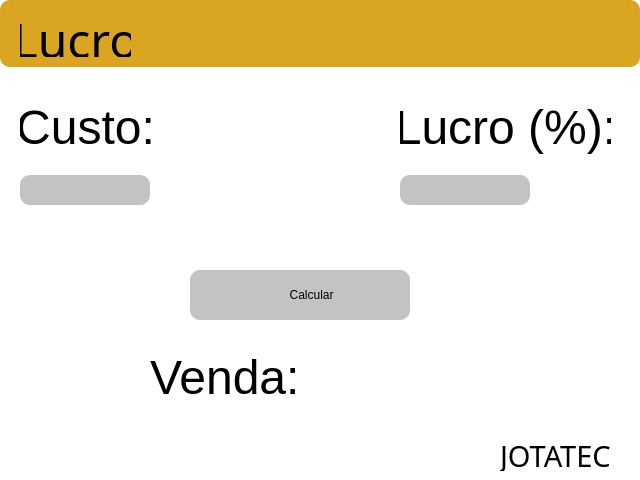
<?xml version="1.0" encoding="UTF-8"?>
<ui version="4.0">
 <class>Gain</class>
 <widget class="QWidget" name="Gain">
  <property name="geometry">
   <rect>
    <x>0</x>
    <y>0</y>
    <width>640</width>
    <height>480</height>
   </rect>
  </property>
  <property name="minimumSize">
   <size>
    <width>640</width>
    <height>480</height>
   </size>
  </property>
  <property name="maximumSize">
   <size>
    <width>640</width>
    <height>480</height>
   </size>
  </property>
  <property name="windowTitle">
   <string>Form</string>
  </property>
  <property name="windowIcon">
   <iconset resource="file_rc.qrc">
    <normaloff>:/newPrefix/img/Logo.png</normaloff>:/newPrefix/img/Logo.png</iconset>
  </property>
  <property name="styleSheet">
   <string notr="true">background-color: rgb(255, 255, 255);
border-radius: 10px;</string>
  </property>
  <widget class="QFrame" name="cabecalho">
   <property name="geometry">
    <rect>
     <x>0</x>
     <y>0</y>
     <width>640</width>
     <height>67</height>
    </rect>
   </property>
   <property name="styleSheet">
    <string notr="true">background-color: rgb(218, 165, 32);</string>
   </property>
   <property name="frameShape">
    <enum>QFrame::StyledPanel</enum>
   </property>
   <property name="frameShadow">
    <enum>QFrame::Raised</enum>
   </property>
   <widget class="QLabel" name="Nome">
    <property name="geometry">
     <rect>
      <x>20</x>
      <y>6</y>
      <width>111</width>
      <height>51</height>
     </rect>
    </property>
    <property name="font">
     <font>
      <family>Beyond The Mountains</family>
      <pointsize>36</pointsize>
     </font>
    </property>
    <property name="text">
     <string>Lucro</string>
    </property>
    <property name="alignment">
     <set>Qt::AlignHCenter|Qt::AlignTop</set>
    </property>
   </widget>
  </widget>
  <widget class="QLabel" name="Custo">
   <property name="geometry">
    <rect>
     <x>20</x>
     <y>100</y>
     <width>131</width>
     <height>61</height>
    </rect>
   </property>
   <property name="font">
    <font>
     <family>Segoe UI</family>
     <pointsize>36</pointsize>
    </font>
   </property>
   <property name="text">
    <string>Custo:</string>
   </property>
   <property name="alignment">
    <set>Qt::AlignHCenter|Qt::AlignTop</set>
   </property>
  </widget>
  <widget class="QLabel" name="Lucro">
   <property name="geometry">
    <rect>
     <x>400</x>
     <y>100</y>
     <width>211</width>
     <height>61</height>
    </rect>
   </property>
   <property name="font">
    <font>
     <family>Segoe UI</family>
     <pointsize>36</pointsize>
    </font>
   </property>
   <property name="text">
    <string>Lucro (%):</string>
   </property>
   <property name="alignment">
    <set>Qt::AlignHCenter|Qt::AlignTop</set>
   </property>
  </widget>
  <widget class="QLabel" name="Venda">
   <property name="geometry">
    <rect>
     <x>150</x>
     <y>350</y>
     <width>290</width>
     <height>60</height>
    </rect>
   </property>
   <property name="font">
    <font>
     <family>Segoe UI</family>
     <pointsize>36</pointsize>
    </font>
   </property>
   <property name="layoutDirection">
    <enum>Qt::LeftToRight</enum>
   </property>
   <property name="text">
    <string>Venda:</string>
   </property>
   <property name="alignment">
    <set>Qt::AlignLeading|Qt::AlignLeft|Qt::AlignTop</set>
   </property>
  </widget>
  <widget class="QLabel" name="Marca">
   <property name="geometry">
    <rect>
     <x>500</x>
     <y>440</y>
     <width>141</width>
     <height>31</height>
    </rect>
   </property>
   <property name="font">
    <font>
     <family>Arenq</family>
     <pointsize>22</pointsize>
    </font>
   </property>
   <property name="text">
    <string>JOTATEC</string>
   </property>
  </widget>
  <widget class="QPushButton" name="CalcBTN">
   <property name="geometry">
    <rect>
     <x>190</x>
     <y>270</y>
     <width>220</width>
     <height>50</height>
    </rect>
   </property>
   <property name="layoutDirection">
    <enum>Qt::RightToLeft</enum>
   </property>
   <property name="styleSheet">
    <string notr="true">background-color: rgb(195, 195, 195);
border-color: rgb(0, 0, 0);
font: 14pt &quot;Arial&quot;;
</string>
   </property>
   <property name="text">
    <string>       Calcular</string>
   </property>
   <property name="icon">
    <iconset resource="file_rc.qrc">
     <normaloff>:/newPrefix/img/porcentagem.png</normaloff>:/newPrefix/img/porcentagem.png</iconset>
   </property>
   <property name="iconSize">
    <size>
     <width>40</width>
     <height>40</height>
    </size>
   </property>
  </widget>
  <widget class="QTextEdit" name="custinho">
   <property name="geometry">
    <rect>
     <x>20</x>
     <y>175</y>
     <width>130</width>
     <height>30</height>
    </rect>
   </property>
   <property name="styleSheet">
    <string notr="true">background-color: rgb(195, 195, 195);
border-style: none;
border-radius: 10px;</string>
   </property>
   <property name="midLineWidth">
    <number>0</number>
   </property>
   <property name="verticalScrollBarPolicy">
    <enum>Qt::ScrollBarAlwaysOff</enum>
   </property>
   <property name="horizontalScrollBarPolicy">
    <enum>Qt::ScrollBarAlwaysOff</enum>
   </property>
  </widget>
  <widget class="QTextEdit" name="lucrinho">
   <property name="geometry">
    <rect>
     <x>400</x>
     <y>175</y>
     <width>130</width>
     <height>30</height>
    </rect>
   </property>
   <property name="styleSheet">
    <string notr="true">background-color: rgb(195, 195, 195);</string>
   </property>
  </widget>
 </widget>
 <resources>
  <include location="file_rc.qrc"/>
 </resources>
 <connections/>
</ui>
